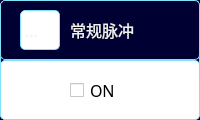
    <widget class="QWidget" name="wdt_sig_chan2" native="true">
     <property name="geometry">
      <rect>
       <x>160</x>
       <y>195</y>
       <width>200</width>
       <height>120</height>
      </rect>
     </property>
     <property name="styleSheet">
      <string notr="true">QWidget {
	background-color: rgb(0, 0, 50);  /* 设置背景颜色 */
	border: 0.5px solid rgb(130, 225, 250); /* 设置边框样式 */
	color:rgb(240, 240, 240);
	border-radius:5px;
}</string>
     </property>
     <widget class="QWidget" name="widget_11" native="true">
      <property name="geometry">
       <rect>
        <x>0</x>
        <y>0</y>
        <width>200</width>
        <height>60</height>
       </rect>
      </property>
      <property name="styleSheet">
       <string notr="true">QWidget 
	{
      	background-color:qlineargradient(spread:pad, x1:0, y1:0, x2:1, 			y2:0, stop:0 rgba(57, 153, 255, 255), stop:1 rgba(11, 255, 257, 		255))
	}</string>
      </property>
      <widget class="QLabel" name="lb_sig_ch2_logo">
       <property name="geometry">
        <rect>
         <x>20</x>
         <y>10</y>
         <width>40</width>
         <height>40</height>
        </rect>
       </property>
       <property name="palette">
        <palette>
         <active>
          <colorrole role="WindowText">
           <brush brushstyle="SolidPattern">
            <color alpha="255">
             <red>240</red>
             <green>240</green>
             <blue>240</blue>
            </color>
           </brush>
          </colorrole>
          <colorrole role="Button">
           <brush brushstyle="SolidPattern">
            <color alpha="255">
             <red>255</red>
             <green>255</green>
             <blue>255</blue>
            </color>
           </brush>
          </colorrole>
          <colorrole role="Text">
           <brush brushstyle="SolidPattern">
            <color alpha="255">
             <red>240</red>
             <green>240</green>
             <blue>240</blue>
            </color>
           </brush>
          </colorrole>
          <colorrole role="ButtonText">
           <brush brushstyle="SolidPattern">
            <color alpha="255">
             <red>240</red>
             <green>240</green>
             <blue>240</blue>
            </color>
           </brush>
          </colorrole>
          <colorrole role="Base">
           <brush brushstyle="SolidPattern">
            <color alpha="255">
             <red>255</red>
             <green>255</green>
             <blue>255</blue>
            </color>
           </brush>
          </colorrole>
          <colorrole role="Window">
           <brush brushstyle="SolidPattern">
            <color alpha="255">
             <red>255</red>
             <green>255</green>
             <blue>255</blue>
            </color>
           </brush>
          </colorrole>
          <colorrole role="PlaceholderText">
           <brush brushstyle="SolidPattern">
            <color alpha="128">
             <red>255</red>
             <green>255</green>
             <blue>255</blue>
            </color>
           </brush>
          </colorrole>
         </active>
         <inactive>
          <colorrole role="WindowText">
           <brush brushstyle="SolidPattern">
            <color alpha="255">
             <red>240</red>
             <green>240</green>
             <blue>240</blue>
            </color>
           </brush>
          </colorrole>
          <colorrole role="Button">
           <brush brushstyle="SolidPattern">
            <color alpha="255">
             <red>255</red>
             <green>255</green>
             <blue>255</blue>
            </color>
           </brush>
          </colorrole>
          <colorrole role="Text">
           <brush brushstyle="SolidPattern">
            <color alpha="255">
             <red>240</red>
             <green>240</green>
             <blue>240</blue>
            </color>
           </brush>
          </colorrole>
          <colorrole role="ButtonText">
           <brush brushstyle="SolidPattern">
            <color alpha="255">
             <red>240</red>
             <green>240</green>
             <blue>240</blue>
            </color>
           </brush>
          </colorrole>
          <colorrole role="Base">
           <brush brushstyle="SolidPattern">
            <color alpha="255">
             <red>255</red>
             <green>255</green>
             <blue>255</blue>
            </color>
           </brush>
          </colorrole>
          <colorrole role="Window">
           <brush brushstyle="SolidPattern">
            <color alpha="255">
             <red>255</red>
             <green>255</green>
             <blue>255</blue>
            </color>
           </brush>
          </colorrole>
          <colorrole role="PlaceholderText">
           <brush brushstyle="SolidPattern">
            <color alpha="128">
             <red>255</red>
             <green>255</green>
             <blue>255</blue>
            </color>
           </brush>
          </colorrole>
         </inactive>
         <disabled>
          <colorrole role="WindowText">
           <brush brushstyle="SolidPattern">
            <color alpha="255">
             <red>240</red>
             <green>240</green>
             <blue>240</blue>
            </color>
           </brush>
          </colorrole>
          <colorrole role="Button">
           <brush brushstyle="SolidPattern">
            <color alpha="255">
             <red>255</red>
             <green>255</green>
             <blue>255</blue>
            </color>
           </brush>
          </colorrole>
          <colorrole role="Text">
           <brush brushstyle="SolidPattern">
            <color alpha="255">
             <red>240</red>
             <green>240</green>
             <blue>240</blue>
            </color>
           </brush>
          </colorrole>
          <colorrole role="ButtonText">
           <brush brushstyle="SolidPattern">
            <color alpha="255">
             <red>240</red>
             <green>240</green>
             <blue>240</blue>
            </color>
           </brush>
          </colorrole>
          <colorrole role="Base">
           <brush brushstyle="SolidPattern">
            <color alpha="255">
             <red>255</red>
             <green>255</green>
             <blue>255</blue>
            </color>
           </brush>
          </colorrole>
          <colorrole role="Window">
           <brush brushstyle="SolidPattern">
            <color alpha="255">
             <red>255</red>
             <green>255</green>
             <blue>255</blue>
            </color>
           </brush>
          </colorrole>
          <colorrole role="PlaceholderText">
           <brush brushstyle="SolidPattern">
            <color alpha="128">
             <red>0</red>
             <green>0</green>
             <blue>0</blue>
            </color>
           </brush>
          </colorrole>
         </disabled>
        </palette>
       </property>
       <property name="font">
        <font>
         <family>微软雅黑</family>
         <pointsize>12</pointsize>
        </font>
       </property>
       <property name="styleSheet">
        <string notr="true">QLabel {
	background-color:rgb(255, 255, 255);
}</string>
       </property>
       <property name="text">
        <string>...</string>
       </property>
      </widget>
      <widget class="QLabel" name="lb_sig_ch2">
       <property name="geometry">
        <rect>
         <x>70</x>
         <y>5</y>
         <width>120</width>
         <height>50</height>
        </rect>
       </property>
       <property name="palette">
        <palette>
         <active>
          <colorrole role="WindowText">
           <brush brushstyle="SolidPattern">
            <color alpha="255">
             <red>240</red>
             <green>240</green>
             <blue>240</blue>
            </color>
           </brush>
          </colorrole>
          <colorrole role="Button">
           <brush brushstyle="SolidPattern">
            <color alpha="0">
             <red>255</red>
             <green>0</green>
             <blue>0</blue>
            </color>
           </brush>
          </colorrole>
          <colorrole role="Text">
           <brush brushstyle="SolidPattern">
            <color alpha="255">
             <red>240</red>
             <green>240</green>
             <blue>240</blue>
            </color>
           </brush>
          </colorrole>
          <colorrole role="ButtonText">
           <brush brushstyle="SolidPattern">
            <color alpha="255">
             <red>240</red>
             <green>240</green>
             <blue>240</blue>
            </color>
           </brush>
          </colorrole>
          <colorrole role="Base">
           <brush brushstyle="SolidPattern">
            <color alpha="0">
             <red>255</red>
             <green>0</green>
             <blue>0</blue>
            </color>
           </brush>
          </colorrole>
          <colorrole role="Window">
           <brush brushstyle="SolidPattern">
            <color alpha="0">
             <red>255</red>
             <green>0</green>
             <blue>0</blue>
            </color>
           </brush>
          </colorrole>
          <colorrole role="PlaceholderText">
           <brush brushstyle="SolidPattern">
            <color alpha="128">
             <red>255</red>
             <green>255</green>
             <blue>255</blue>
            </color>
           </brush>
          </colorrole>
         </active>
         <inactive>
          <colorrole role="WindowText">
           <brush brushstyle="SolidPattern">
            <color alpha="255">
             <red>240</red>
             <green>240</green>
             <blue>240</blue>
            </color>
           </brush>
          </colorrole>
          <colorrole role="Button">
           <brush brushstyle="SolidPattern">
            <color alpha="0">
             <red>255</red>
             <green>0</green>
             <blue>0</blue>
            </color>
           </brush>
          </colorrole>
          <colorrole role="Text">
           <brush brushstyle="SolidPattern">
            <color alpha="255">
             <red>240</red>
             <green>240</green>
             <blue>240</blue>
            </color>
           </brush>
          </colorrole>
          <colorrole role="ButtonText">
           <brush brushstyle="SolidPattern">
            <color alpha="255">
             <red>240</red>
             <green>240</green>
             <blue>240</blue>
            </color>
           </brush>
          </colorrole>
          <colorrole role="Base">
           <brush brushstyle="SolidPattern">
            <color alpha="0">
             <red>255</red>
             <green>0</green>
             <blue>0</blue>
            </color>
           </brush>
          </colorrole>
          <colorrole role="Window">
           <brush brushstyle="SolidPattern">
            <color alpha="0">
             <red>255</red>
             <green>0</green>
             <blue>0</blue>
            </color>
           </brush>
          </colorrole>
          <colorrole role="PlaceholderText">
           <brush brushstyle="SolidPattern">
            <color alpha="128">
             <red>255</red>
             <green>255</green>
             <blue>255</blue>
            </color>
           </brush>
          </colorrole>
         </inactive>
         <disabled>
          <colorrole role="WindowText">
           <brush brushstyle="SolidPattern">
            <color alpha="255">
             <red>240</red>
             <green>240</green>
             <blue>240</blue>
            </color>
           </brush>
          </colorrole>
          <colorrole role="Button">
           <brush brushstyle="SolidPattern">
            <color alpha="0">
             <red>255</red>
             <green>0</green>
             <blue>0</blue>
            </color>
           </brush>
          </colorrole>
          <colorrole role="Text">
           <brush brushstyle="SolidPattern">
            <color alpha="255">
             <red>240</red>
             <green>240</green>
             <blue>240</blue>
            </color>
           </brush>
          </colorrole>
          <colorrole role="ButtonText">
           <brush brushstyle="SolidPattern">
            <color alpha="255">
             <red>240</red>
             <green>240</green>
             <blue>240</blue>
            </color>
           </brush>
          </colorrole>
          <colorrole role="Base">
           <brush brushstyle="SolidPattern">
            <color alpha="0">
             <red>255</red>
             <green>0</green>
             <blue>0</blue>
            </color>
           </brush>
          </colorrole>
          <colorrole role="Window">
           <brush brushstyle="SolidPattern">
            <color alpha="0">
             <red>255</red>
             <green>0</green>
             <blue>0</blue>
            </color>
           </brush>
          </colorrole>
          <colorrole role="PlaceholderText">
           <brush brushstyle="SolidPattern">
            <color alpha="128">
             <red>0</red>
             <green>0</green>
             <blue>0</blue>
            </color>
           </brush>
          </colorrole>
         </disabled>
        </palette>
       </property>
       <property name="font">
        <font>
         <family>微软雅黑</family>
         <pointsize>12</pointsize>
        </font>
       </property>
       <property name="styleSheet">
        <string notr="true">QLabel {
	border: none; /* 设置边框样式 */
	background-color: rgba(255,0,0,0);
}</string>
       </property>
       <property name="text">
        <string>常规脉冲</string>
       </property>
      </widget>
     </widget>
     <widget class="QWidget" name="widget_14" native="true">
      <property name="geometry">
       <rect>
        <x>0</x>
        <y>60</y>
        <width>200</width>
        <height>60</height>
       </rect>
      </property>
      <property name="styleSheet">
       <string notr="true">QWidget {
	background-color: rgb(255, 255, 255);
}</string>
      </property>
      <widget class="QCheckBox" name="checkBox_2">
       <property name="geometry">
        <rect>
         <x>70</x>
         <y>20</y>
         <width>71</width>
         <height>20</height>
        </rect>
       </property>
       <property name="font">
        <font>
         <family>微软雅黑</family>
         <pointsize>12</pointsize>
        </font>
       </property>
       <property name="styleSheet">
        <string notr="true">QCheckBox {
	border: none; /* 设置边框样式 */
	color:black;
}</string>
       </property>
       <property name="text">
        <string>ON</string>
       </property>
      </widget>
     </widget>
    </widget>
